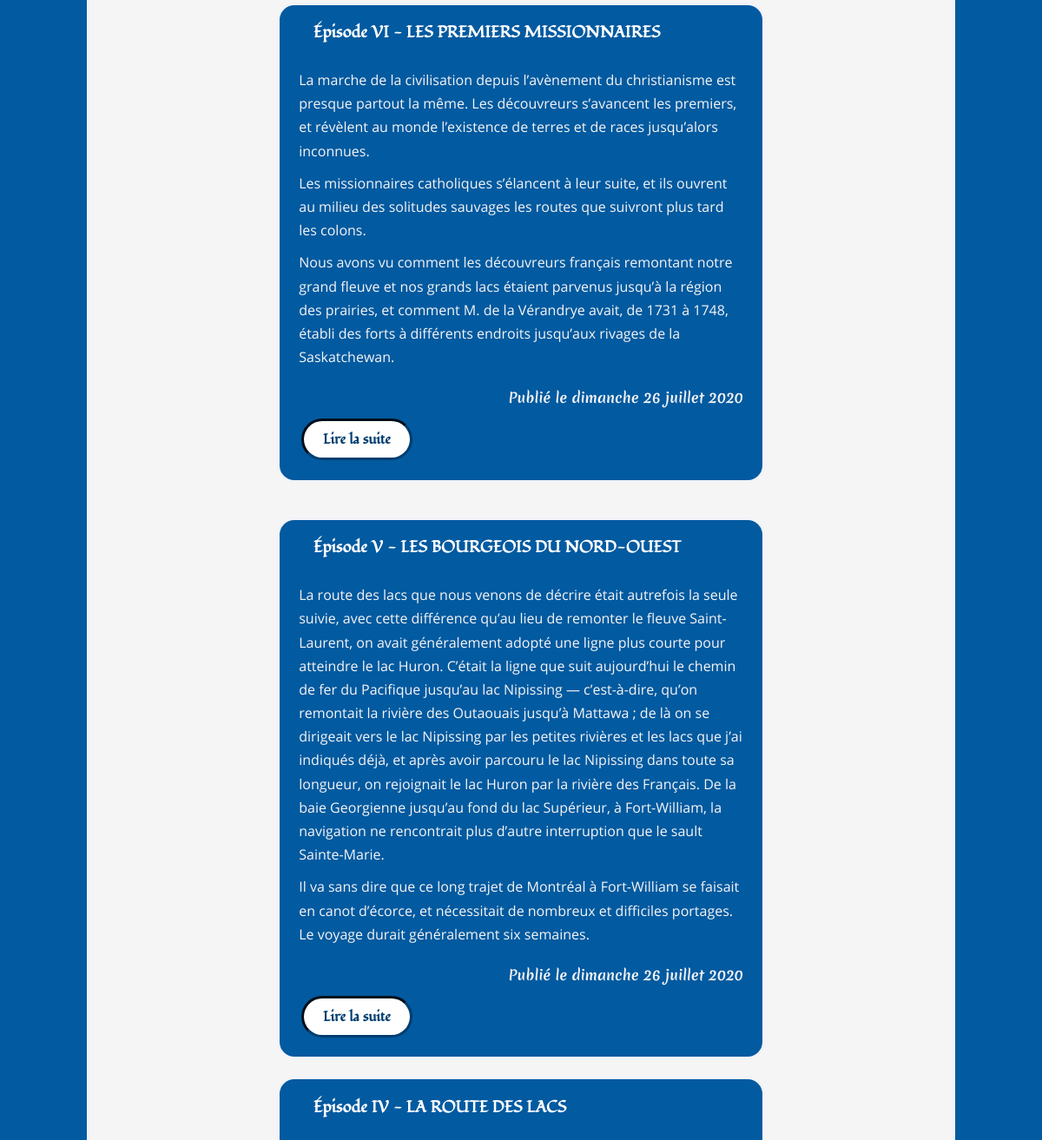
Before: / (middle part) with the older database file.
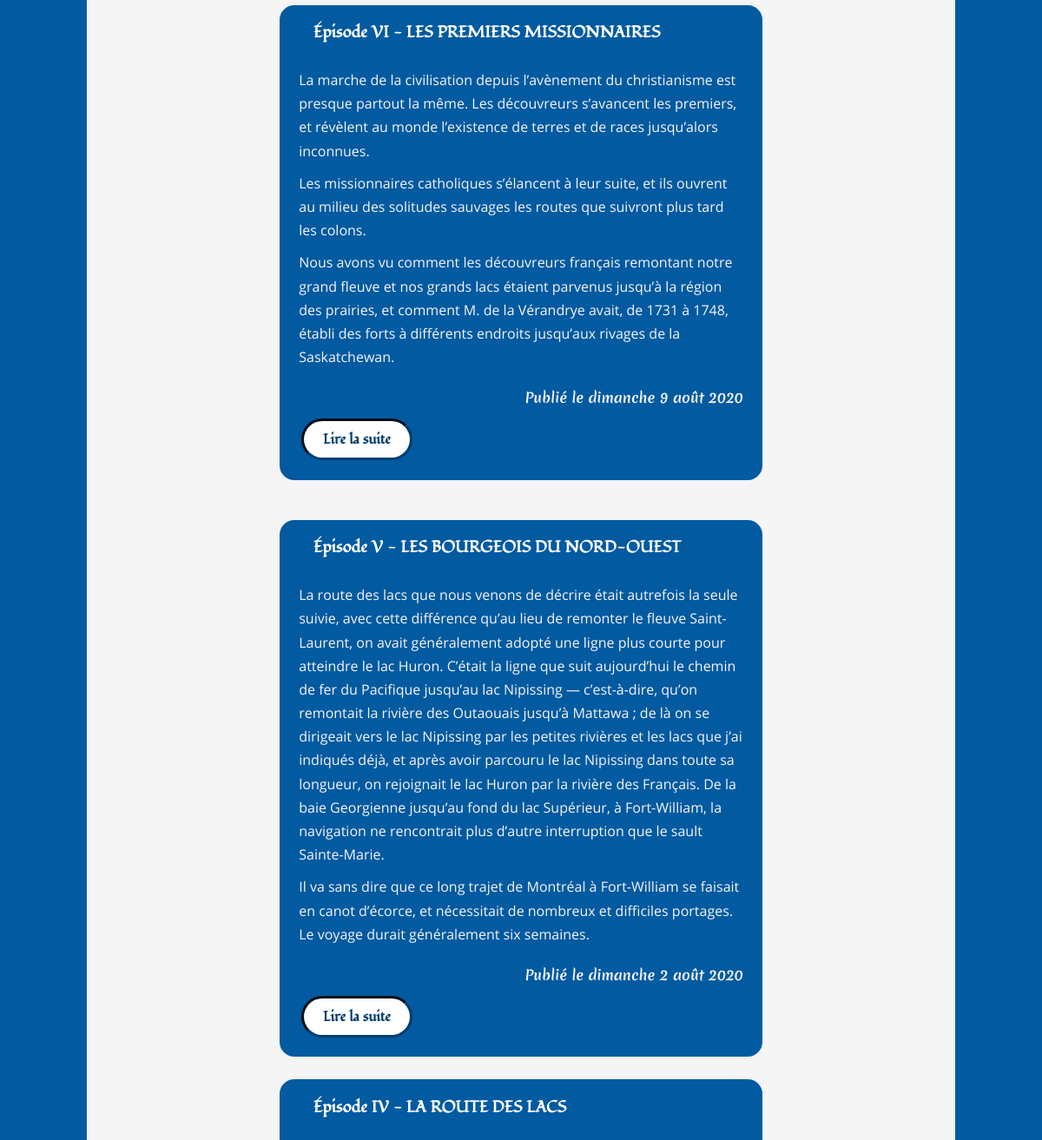
After: the same page with the newer database file.
### tables this page shows
CREATE TABLE IF NOT EXISTS `episodes` (
  `id` int(11) NOT NULL AUTO_INCREMENT,
  `title` varchar(255) NOT NULL,
  `introduction` text NOT NULL,
  `content` text NOT NULL,
  `episode_created_the` datetime NOT NULL,
  PRIMARY KEY (`id`)
);

### src/View/View.php (called while the page is built, shortened)
<?php
class View
{
    public function render(array $data): void
    {
        require_once "..\\templates\\frontoffice\\${data['template']}.html.php";
        $content = ob_get_clean();
        require_once '..\templates\frontoffice\layout.html.php';
    }
}

### public/index.php (called while the page is built, shortened)
<?php
$router = new Router();
$router->run();

### src/Model/PostManager.php (called while the page is built, shortened)
<?php
class PostManager
{
    private $database;
    public function __construct(Database $database)
    {
        $this->database = $database->getPdo();
    }
    public function showLastThreeEpisodes() : ?array
    {
        $request = $this->database->prepare('SET lc_time_names = \'fr_FR\';');
        $request->execute();
        $request = $this->database->prepare('SELECT id, title, introduction, CONCAT_WS(\' \', \'le\', DAYNAME(episode_created_the), DAY(episode_created_the), MONTHNAME(episode_created_the), YEAR(episode_created_the)) AS date_episode_created_the FROM episodes ORDER BY episode_created_the DESC LIMIT 0,3');
        $request->execute();
        return $request->fetchAll();
    }
}

### src/Service/Database.php (called while the page is built, shortened)
<?php
class Database
{
    public function getPdo(): \PDO
    {
        $pdo = new \PDO('mysql:host=localhost;dbname=openclassrooms_project4;port=3306;charset=utf8mb4', 'root', 'vFaGsjLk8WpkQtxYJ8XZXAf690shjBzW', [
            \PDO::ATTR_ERRMODE => \PDO::ERRMODE_EXCEPTION,
            \PDO::ATTR_DEFAULT_FETCH_MODE => \PDO::FETCH_ASSOC
        ]);
        return $pdo;
    }
}

### templates/frontoffice/home.html.php (the view, shortened to what this page needs)
<section>
    <?php foreach($data['allposts'] as $post): ?>
    <article>
        <h3>Épisode <?=$post['title']?></h3>
        <p><?=$post['introduction']?></p>
        <p class="pCreatedAt">Publié <?=$post['date_episode_created_the']?> </p>
        <a href="index.php?action=detailofepisode&id=<?=$post['id']?>\" class="linkToTheRestOfThePost">Lire la suite</a>
    </article>
</section>
<?php endforeach; ?>

### src/Service/Router.php (shortened to what this page needs)
<?php
class Router
{
    private PostController $postController;
    private array $get;
    public function __construct()
    {
        $this->database = new Database();
        $this->postManager = new PostManager($this->database);
        $this->commentManager = new CommentManager($this->database);
        $this->view = new View();
        $this->postController = new PostController($this->postManager, $this->commentManager, $this->view);
        $this->get = $_GET;
    }
    public function run(): void
    {
        $action = isset($this->get['action']) ? $this->get['action'] : 'home';
        if ($action === 'home') {
            $this->postController->displayHomeWithTheLastThreeEpisodes();
        } elseif ($action === 'detailofepisode' && isset($this->get['id'])) {
            $this->postController->displayDetailOfEpisode((int)$this->get['id']);
        } elseif ($action === 'listofepisodes') {
            $this->postController->displayListOfEpisodes();
        } else {
            echo "Error 404 - cette page n'existe pas<br><a href=http://localhost:8000/?action=home>Aller Ici</a>";
        }
    }
}

### src/Controller/Frontoffice/PostController.php (shortened to what this page needs)
<?php
class PostController
{
    private PostManager $postManager;
    private View $view;
    public function __construct(PostManager $postManager, CommentManager $commentManager, View $view)
    {
        $this->postManager = $postManager;
        $this->view = $view;
    }
    public function displayHomeWithTheLastThreeEpisodes(): void
    {
        $data = $this->postManager->showLastThreeEpisodes();
        if ($data !== null) {
            $this->view->render(['template' => 'home', 'allposts' => $data]);
        } elseif ($data === null) {
            echo '<h1>faire une redirection vers la page d\'erreur, il n\'y pas de post</h1><a href="index.php?action=home">Accueil</a><br>';
        }
    }
}

### templates/frontoffice/layout.html.php (shortened to what this page needs)
<!DOCTYPE html>
<html lang="fr">
    <head>
        <link rel="stylesheet" type="text/css" href="css/style.css">
    </head>
    <body>
        <main>
            <?=$content?>
        </main>
    </body>
</html>

### public/css/style.css (style rules this page uses)
html { font-size: 100%; font-family: 'merienda_oneregular', Arial, sans-serif, serif; font-weight: 400; color: #FFF; box-sizing: border-box; }
*, *::before, *::after { box-sizing: inherit; }
html, body { margin:0; padding:0; }
body { font-size: 1rem; background-color: #025AA0; display: flex; flex-direction: column; align-items: center; }
a { color: white; text-decoration: none; }
main { display: flex; flex-direction: column; align-items: center; margin: 20px; }
article { display: flex; flex-direction: column; margin-top: 20px; color: whitesmoke; border: 3px solid rgb(242, 243, 248); border-radius: 20px; background-color: #025AA0; }
article:last-child { margin-bottom: 20px; }
article h3, article h4 { color: #FFF; padding-left: 7%; font-family: 'fondamentoregular', Arial, sans-serif, serif; }
p { line-height: 1.7; padding: 0 4%; margin-top: 0; margin-bottom: 10px; font-family: 'open_sansregular'; }
.pCreatedAt { font-family: 'merienda_oneregular', Arial, sans-serif, serif; text-align: end; }
.linkToTheRestOfThePost, .linkReadTheEntireEpisode, .inputTypeSubmitPublishComment, .linkToTheReportOfThePostComment, .linkToTheReplyOfThePostComment { width: 8rem; text-align: center; transition: border 1.3s ease, background-color 1.3s ease, color 0.7s ease; background-color: #FFF; color: #013E70; border: inset #013E70; border-radius: 2em; padding: 10px 10px; font-weight: 600; font-family: 'fondamentoregular', Arial, sans-serif, serif; margin-left: 4.5%; margin-bottom: 4%; align-self: flex-start; }
@media all and (min-width: 600px) and (min-resolution: 1dppx) { p { width: 556px; } }
@media all and (min-width: 1024px) and (min-resolution: 1dppx) { main { width: 1000px; border: 3px solid rgb(242, 243, 248); border-radius: 20px; background-color: #f5f5f5; } }

Changed rows visible on the page:
changed episodes "VI - LES PREMIERS MISSIONNAIRES": date_episode_created_the "le dimanche 26 juillet 2020" → "le dimanche 9 août 2020"
changed episodes "V - LES BOURGEOIS DU NORD-OUEST": date_episode_created_the "le dimanche 26 juillet 2020" → "le dimanche 2 août 2020"
